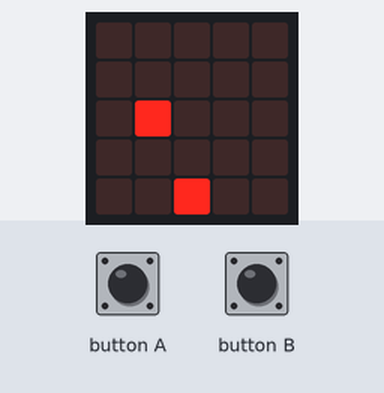
A program run on a simulated BBC micro:bit running MicroPython. Shown: the board's 5×5 LED display. The inputs (shaded band) are chosen by the test bench. Random numbers come from a fixed seed.

Above: at 1.2 s.
1.3 s: button A pressed for 0.15 s
At 1.78 s:
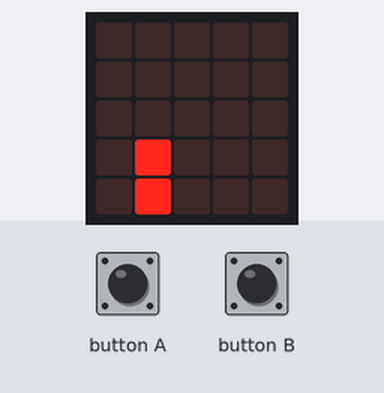
2.0 s: button B pressed for 0.15 s
At 2.4 s:
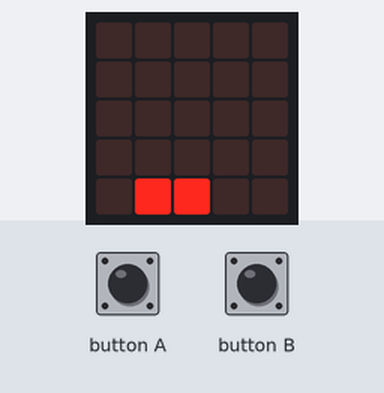
4.6 s: button A pressed for 1 s
At 5.1 s:
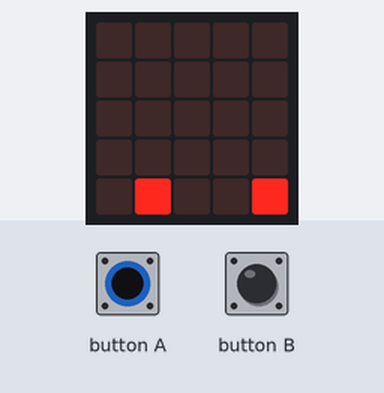
7.2 s: button B pressed for 1 s
At 7.7 s:
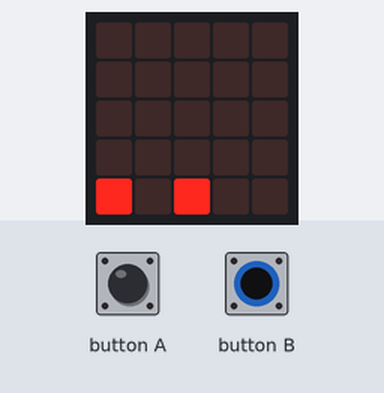
9.8 s: button B pressed for 0.15 s
At 10.3 s:
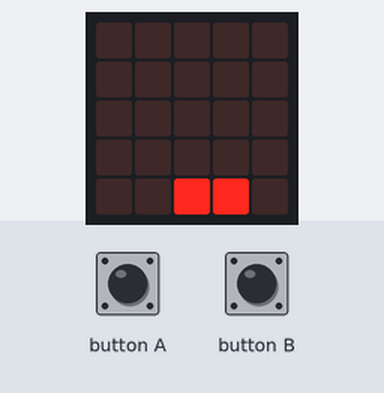
12.4 s: button A pressed for 0.15 s
At 13.4 s:
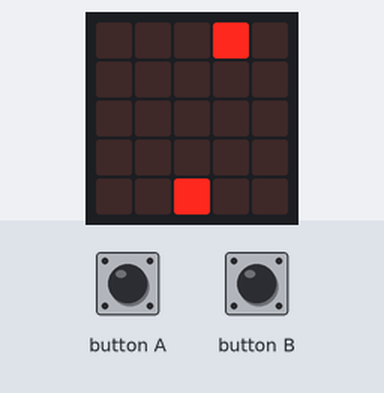
Timing chart, 0 to 15.4 s (numbered marks = the images above; inputs shaded):
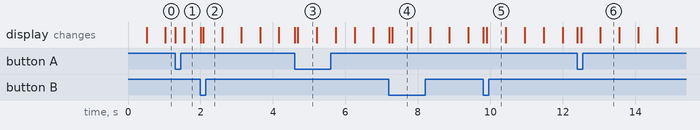

The program:

watchOutForThoseAsteroids-main.py
```python
'''
Juha Rainto
2023
'''
# Imports go at the top
from microbit import *
import random

'''
At the moment the player can move to the left and to the right
the player will cross from one side to the other if they go too dar in one direction

The obstacles spawn endlessly one at a time
Since there is no game over mechanic the player can hit the obstacles

If the player occupies the same LED as the obstacle when the obstacle is despwned
the player's dot will also despawn and the player becomes invisible until they move'''

# TO DO
# Startup logic
# some kind of screen in the beginning to let the player decide when to begin the game

# Collision detection and game over logic
# check for collisions between the player and obstacle
# add a game over screen and the possibility to start over


# FUTURE IMPROVEMENTS
# increasing the gameplay speed
# multiple obstacles at the same time

class Player:
    # Player position
    x = 2
    y = 4 #constant


    def __init__(self):
        # Draw player when initialized
        display.set_pixel(self.x, self.y ,9)

    def move(self, movement):
        # Extinguish LED at current player position
        display.set_pixel(self.x, self.y, 0)

        # Move player
        # If player position is out of bounds, reset position
        # otherwise move player normally
        if self.x + movement > 4:
            self.x = 0
        elif self.x + movement < 0:
            self.x = 4
        else:
            self.x += movement

        # Light up LED at new player position
        display.set_pixel(self.x, self.y, 9)


class Obstacle:
    # Obstacle position
    x = 0
    y = 0

    def __init__(self):
        # Select a random column for obstacle
        self.x = random.randint(0, 4)
        # Draw obstacle when initialized
        display.set_pixel(self.x, self.y, 9)

    def move(self):
        # Extinguish LED at current position
        display.set_pixel(self.x, self.y, 0)

        # If the obstacle has not reached the bottom row
        if self.y < 4:
            # Move down by one
            self.y += 1
        else:
            # If the obstacle is at the bottom, return False
            return False

        # Light up LED at new position
        display.set_pixel(self.x, self.y, 9)
        # Obstacle could and has moved, return True
        return True


# Code in a 'while True:' loop repeats forever

def main():
    # Initialize player and Obstacle objects
    player = Player()
    obstacle = Obstacle()

    # Count of loop cycles
    cycle = 0

    score = 0

    # Main gameplay loop
    while True:
        # Move player if button was pressed
        # -1 move to the left
        # +1 move to the right
        if button_a.was_pressed():
            player.move(-1)
        if button_b.was_pressed():
            player.move(+1)

        # When loop has executed 50 times, move obstacle
        if cycle >= 50:
            # If obstacle can't move, initialize new obstacle
            if obstacle.move() == False:
                obstacle = Obstacle()
                score += 1
            cycle = 0
        else:
            cycle += 1

        if collision(player, obstacle):
            gameOver(score)

        # Sleep for 10ms
        sleep(10)


# Clear entire display
def clearDisplay():
    display.show(Image('00000:'
                       '00000:'
                       '00000:'
                       '00000:'
                       '00000:'))

def collision(player, obstacle):
    if player.x == obstacle.x and player.y == obstacle.y:
        return True
    else:
        return False

def gameOver(score):
    display.scroll('Score: ' + str(score), delay=100, loop=True)


main()
    
```

Measured:
- what the display in image 3 shows lasts 0.5 s, from 4.7 s to 5.2 s
